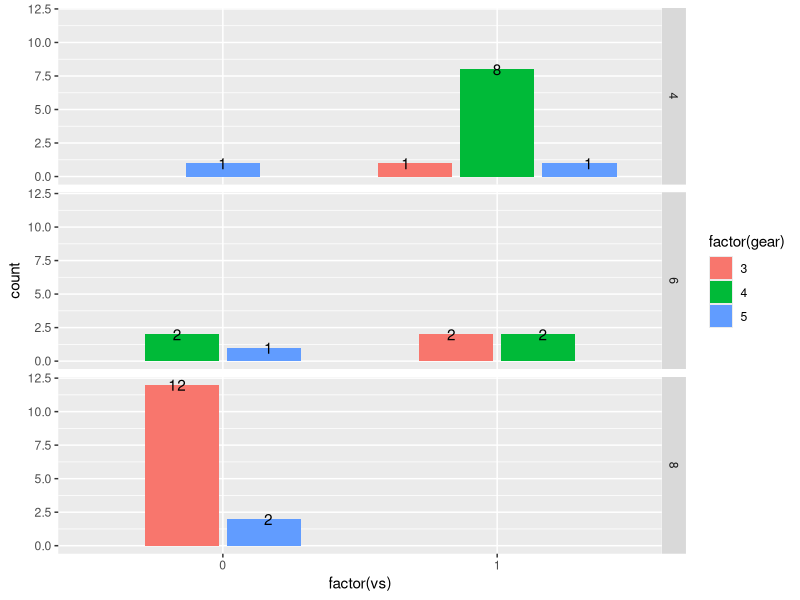

The R source for this figure:
library(tidyverse)
mtcars %>% 
  ggplot() +
  aes(x = "all") +
  geom_bar(position = position_dodge2(preserve = "single")) + 
  stat_count(geom = "text",
             aes(label = ..count..),
             position = 
               position_dodge2(width = 1,
                              preserve = "single")) + #BREAK
  aes(x = factor(vs)) + #BREAK
  aes(fill = factor(gear)) + #BREAK
  facet_grid(factor(cyl)~.) #BREAK
